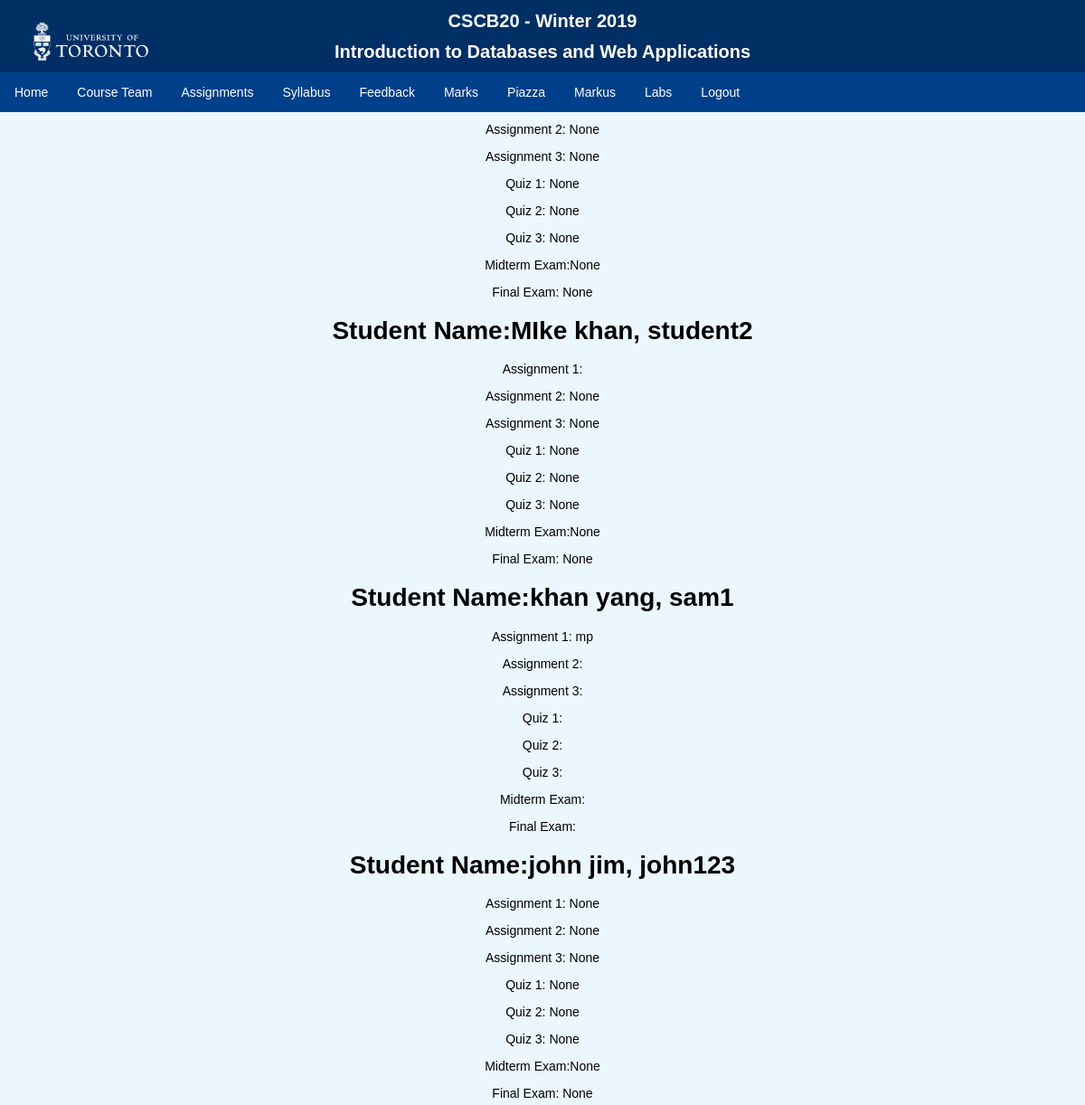
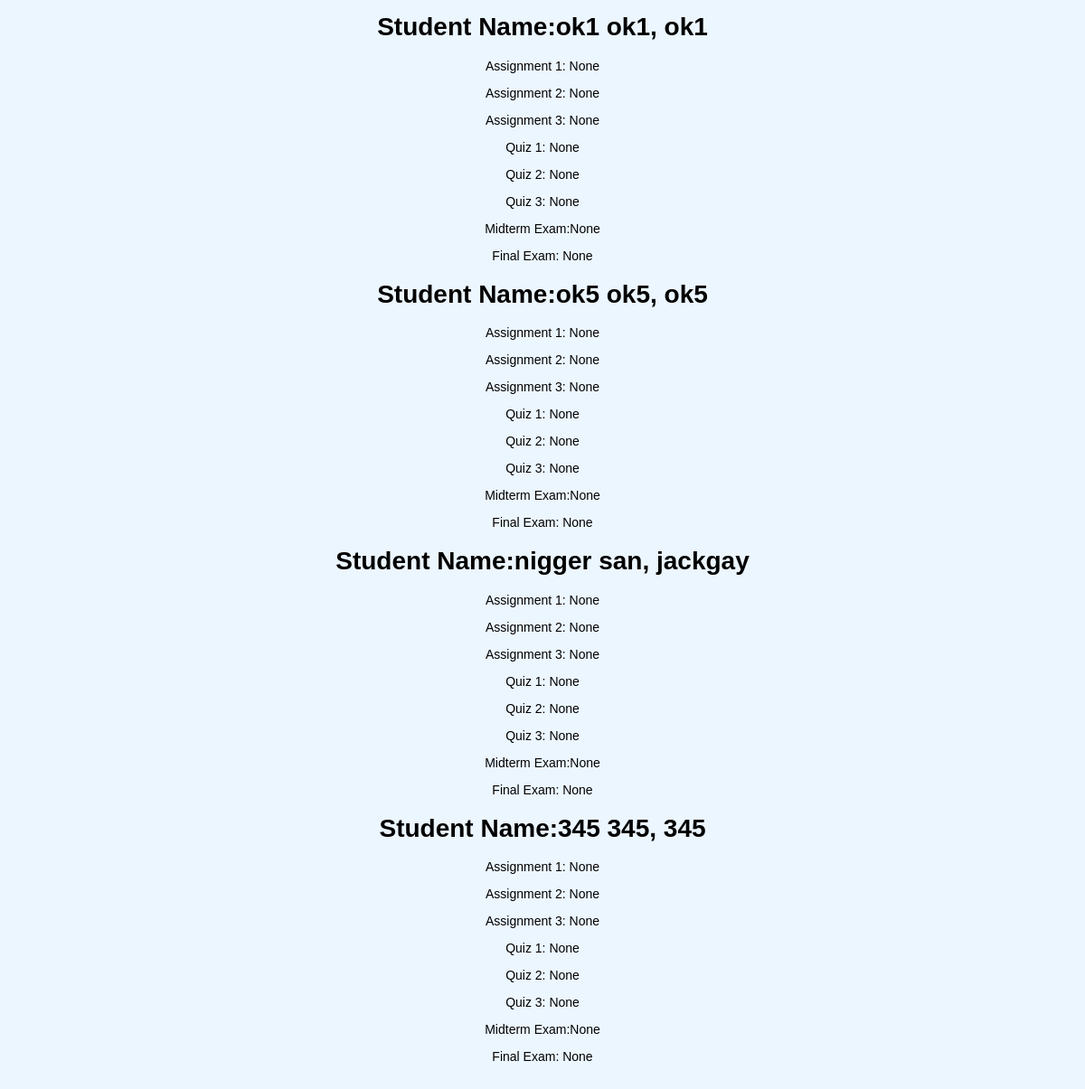
The app's page /remarkrequests (signed in) with its own data (2 pictures, top to bottom).
### tables this page shows
CREATE TABLE "Student" (
	`username`	TEXT,
	`Firstname`	TEXT,
	`Lastname`	TEXT,
	`A1`	INTEGER,
	`A2`	INTEGER,
	`A3`	INTEGER,
	`Quiz1`	INTEGER,
	`Quiz2`	INTEGER,
	`Quiz3`	INTEGER,
	`Midterm`	INTEGER,
	`Final`	INTEGER,
	`RemarkA1`	INTEGER,
	`RemarkA2`	INTEGER,
	`RemarkA3`	INTEGER,
	`RemarkQuiz1`	INTEGER,
	`RemarkQuiz2`	INTEGER,
	`RemarkQuiz3`	INTEGER,
	`RemarkMidterm`	INTEGER,
	`RemarkFinal`	INTEGER,
	`Remark`	INTEGER,
	`Labs`	INTEGER,
	`RemarkLabs`	INTEGER,
	FOREIGN KEY(`username`) REFERENCES `users`(`username`)
);

### app.py (the view)
@app.route('/remarkrequests')
def remarkrequests():
    if 'username' in session:
        db = get_db()
        db.row_factory = make_dicts
        remarks = query_db('SELECT * FROM Student')
        return render_template('remarkrequests.html', data = remarks)

### app.py (called while the page is built)
def get_db():
    db = getattr(g, '_database', None)
    if db is None:
        db = g._database = sqlite3.connect(DATABASE)
    return db

def make_dicts(cursor, row):
    return dict((cursor.description[idx][0], value)
                for idx, value in enumerate(row))

def query_db(query, args=(), one=False):
    cur = get_db().execute(query, args)
    rv = cur.fetchall()
    cur.close()
    return (rv[0] if rv else None) if one else rv

### templates/remarkrequests.html (shortened to what this page needs)
<!DOCTYPE html>
<html lang=en>
<head>
    <link rel="stylesheet" href="{{url_for('static', filename='./labs.css')}}">
</head>
{% block body %}
<body class="team">
    <main class="content">
        <div class="commonHeader">
            <div class="commonTop">
                <h1 id="commonClass">CSCB20 - Winter 2019</h1>
                <h1 id="commonDesc">Introduction to Databases and Web Applications</h1>
            </div>
            <div id="uoftlogo">
                <img src="{{url_for('static', filename='images/UofT_logo.png')}}" width="262" height="89" alt="Uoft Logo">
            </div>
            <div class="commonBot">
                <ul id="commonul">
                    <li id="commonli"> <a href="index">Home</a> </li>
                    <li id="commonli"> <a href="team">Course Team</a> </li>
                    <li id="commonli"> <a href="assignments">Assignments</a> </li>
                    <li id="commonli"> <a href="syllabus">Syllabus</a> </li>
                    <li id="commonli"> <a href="feedback">Feedback</a> </li>
                    <li id="commonli"> <a href="marks">Marks</a> </li>
                    <li id="commonli"> <a href="https://piazza.com/class/jr7mjhytaij3jc" target="_blank">Piazza</a> </li>
                    <li id="commonli"> <a href="https://markus.utsc.utoronto.ca/cscb20w19" target="_blank">Markus</a> </li>
                    <li id="commonli"> <a href="labs">Labs</a> </li>
                    <li id="commonli"> <a href="logout">Logout</a> </li>
                </ul>
            </div>
        </div>
        <h3> You can find all your remark requests here from students </h3>
        {% for post in data %}
            <h1>Student Name:{{post.Firstname}} {{post.Lastname}}, {{post.username}}</h1>
            <p>Assignment 1: {{post.RemarkA1}}</p>
            <p>Assignment 2: {{post.RemarkA2}}</p>
            <p>Assignment 3: {{post.RemarkA3}}</p>
            <p>Quiz 1: {{post.RemarkQuiz1}}</p>
            <p>Quiz 2: {{post.RemarkQuiz2}}</p>
            <p>Quiz 3: {{post.RemarkQuiz3}}</p>
            <p>Midterm Exam:{{post.RemarkMidterm}}</p>
            <p>Final Exam: {{post.RemarkFinal}}</p>
        {% endfor %}
    </main>
</body>
{% endblock %}
</html>

### static/labs.css (style rules this page uses)
html, body { height: 100%; }
main { min-height: 100%; overflow: auto; padding-bottom: 60px; }
.team { font-family:Arial, Helvetica, sans-serif; font-size: 14px; text-align: center; align-content: center; min-width:850px; width: auto !important; width:850px; background-color: #ECF6FF; position: absolute; top: 0; left: 0; right: 0; margin: 0; }
.commonTop { overflow: auto; text-align: center; line-height: 20px; background-color: #002F65; color: white; font-size: 10px; }
.commonBot { list-style: none; overflow: hidden; background-color: #00408A; }
#commonli, #commonul { color: white; background-color: #00408A; text-align: center; text-decoration: none; }
ul { list-style: none; margin: 0px; padding: 0px; overflow: hidden; background-color:#00408A; }
li { float: left; }
li a { display: block; color: white; text-align: center; padding: 14px 16px; text-decoration: none; }
#uoftlogo { position: absolute; top: 1px; left: 30px; }
.commonHeader { overflow: hidden; position: fixed; top: 0; width: 100%; }

### records on screen
Student: RemarkA2 "None", RemarkA3 "None", RemarkQuiz1 "None", RemarkQuiz2 "None", RemarkQuiz3 "None", RemarkMidterm "None", RemarkFinal "None"
Student: Firstname "MIke", Lastname "khan", username "student2", RemarkA2 "None", RemarkA3 "None", RemarkQuiz1 "None", RemarkQuiz2 "None", RemarkQuiz3 "None", RemarkMidterm "None", RemarkFinal "None"
Student: Firstname "khan", Lastname "yang", username "sam1", RemarkA1 "mp"
Student: Firstname "john", Lastname "jim", username "john123", RemarkA1 "None", RemarkA2 "None", RemarkA3 "None", RemarkQuiz1 "None", RemarkQuiz2 "None", RemarkQuiz3 "None", RemarkMidterm "None", RemarkFinal "None"
Student: Firstname "ok1", Lastname "ok1", username "ok1", RemarkA1 "None", RemarkA2 "None", RemarkA3 "None", RemarkQuiz1 "None", RemarkQuiz2 "None", RemarkQuiz3 "None", RemarkMidterm "None", RemarkFinal "None"
Student: Firstname "ok5", Lastname "ok5", username "ok5", RemarkA1 "None", RemarkA2 "None", RemarkA3 "None", RemarkQuiz1 "None", RemarkQuiz2 "None", RemarkQuiz3 "None", RemarkMidterm "None", RemarkFinal "None"
Student: Firstname "nigger", Lastname "san", username "jackgay", RemarkA1 "None", RemarkA2 "None", RemarkA3 "None", RemarkQuiz1 "None", RemarkQuiz2 "None", RemarkQuiz3 "None", RemarkMidterm "None", RemarkFinal "None"
Student: Firstname "345", Lastname "345", username "345", RemarkA1 "None", RemarkA2 "None", RemarkA3 "None", RemarkQuiz1 "None", RemarkQuiz2 "None", RemarkQuiz3 "None", RemarkMidterm "None", RemarkFinal "None"
